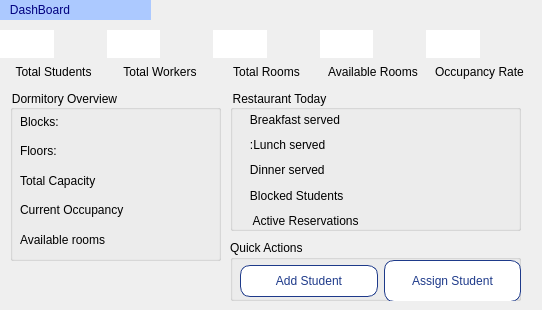
            <widget class="QWidget" name="dashboard">
             <property name="sizePolicy">
              <sizepolicy hsizetype="Expanding" vsizetype="Preferred">
               <horstretch>0</horstretch>
               <verstretch>0</verstretch>
              </sizepolicy>
             </property>
             <property name="maximumSize">
              <size>
               <width>700</width>
               <height>16777215</height>
              </size>
             </property>
             <widget class="QLabel" name="label_4">
              <property name="geometry">
               <rect>
                <x>0</x>
                <y>0</y>
                <width>151</width>
                <height>20</height>
               </rect>
              </property>
              <property name="styleSheet">
               <string notr="true">color: rgb(0, 0, 127);
font: 9pt &quot;8514oem&quot;;
background-color: rgb(172, 201, 255);</string>
              </property>
              <property name="text">
               <string>   DashBoard</string>
              </property>
             </widget>
             <widget class="QGroupBox" name="dormiteoryOverviewGBox">
              <property name="geometry">
               <rect>
                <x>10</x>
                <y>90</y>
                <width>211</width>
                <height>171</height>
               </rect>
              </property>
              <property name="styleSheet">
               <string notr="true">color: rgb(0, 0, 0);
font: 600 11pt &quot;Segoe UI&quot;;</string>
              </property>
              <property name="title">
               <string>Dormitory Overview</string>
              </property>
              <widget class="QWidget" name="layoutWidget_5">
               <property name="geometry">
                <rect>
                 <x>10</x>
                 <y>20</y>
                 <width>171</width>
                 <height>141</height>
                </rect>
               </property>
               <layout class="QHBoxLayout" name="horizontalLayout_10">
                <item>
                 <layout class="QVBoxLayout" name="verticalLayout_11">
                  <item>
                   <widget class="QLabel" name="label_36">
                    <property name="styleSheet">
                     <string notr="true">color: rgb(0, 0, 0);
font: 600 11pt &quot;Segoe UI&quot;;</string>
                    </property>
                    <property name="text">
                     <string>Blocks:</string>
                    </property>
                   </widget>
                  </item>
                  <item>
                   <widget class="QLabel" name="label_37">
                    <property name="styleSheet">
                     <string notr="true">color: rgb(0, 0, 0);
font: 600 11pt &quot;Segoe UI&quot;;</string>
                    </property>
                    <property name="text">
                     <string>Floors:</string>
                    </property>
                   </widget>
                  </item>
                  <item>
                   <widget class="QLabel" name="rooms_4">
                    <property name="styleSheet">
                     <string notr="true">color: rgb(0, 0, 0);
font: 600 11pt &quot;Segoe UI&quot;;</string>
                    </property>
                    <property name="text">
                     <string>Total Capacity </string>
                    </property>
                   </widget>
                  </item>
                  <item>
                   <widget class="QLabel" name="rooms_3">
                    <property name="styleSheet">
                     <string notr="true">color: rgb(0, 0, 0);
font: 600 11pt &quot;Segoe UI&quot;;</string>
                    </property>
                    <property name="text">
                     <string>Current Occupancy </string>
                    </property>
                   </widget>
                  </item>
                  <item>
                   <widget class="QLabel" name="label_39">
                    <property name="styleSheet">
                     <string notr="true">color: rgb(0, 0, 0);
font: 600 11pt &quot;Segoe UI&quot;;</string>
                    </property>
                    <property name="text">
                     <string>Available rooms</string>
                    </property>
                   </widget>
                  </item>
                 </layout>
                </item>
                <item>
                 <layout class="QVBoxLayout" name="verticalLayout_10">
                  <item>
                   <widget class="QLabel" name="Blocks">
                    <property name="styleSheet">
                     <string notr="true">color: rgb(0, 0, 0);
font: 600 11pt &quot;Segoe UI&quot;;</string>
                    </property>
                    <property name="text">
                     <string/>
                    </property>
                   </widget>
                  </item>
                  <item>
                   <widget class="QLabel" name="floors">
                    <property name="styleSheet">
                     <string notr="true">color: rgb(0, 0, 0);
font: 600 11pt &quot;Segoe UI&quot;;</string>
                    </property>
                    <property name="text">
                     <string/>
                    </property>
                   </widget>
                  </item>
                  <item>
                   <widget class="QLabel" name="TotalCapacity">
                    <property name="styleSheet">
                     <string notr="true">color: rgb(0, 0, 0);
font: 600 11pt &quot;Segoe UI&quot;;</string>
                    </property>
                    <property name="text">
                     <string/>
                    </property>
                   </widget>
                  </item>
                  <item>
                   <widget class="QLabel" name="Currentoccurncy">
                    <property name="styleSheet">
                     <string notr="true">color: rgb(0, 0, 0);
font: 600 11pt &quot;Segoe UI&quot;;</string>
                    </property>
                    <property name="text">
                     <string/>
                    </property>
                   </widget>
                  </item>
                  <item>
                   <widget class="QLabel" name="availableRoo">
                    <property name="styleSheet">
                     <string notr="true">color: rgb(0, 0, 0);
font: 600 11pt &quot;Segoe UI&quot;;</string>
                    </property>
                    <property name="text">
                     <string/>
                    </property>
                   </widget>
                  </item>
                 </layout>
                </item>
               </layout>
              </widget>
             </widget>
             <widget class="QWidget" name="layoutWidget_6">
              <property name="geometry">
               <rect>
                <x>0</x>
                <y>30</y>
                <width>533</width>
                <height>55</height>
               </rect>
              </property>
              <layout class="QHBoxLayout" name="horizontalLayout_9" stretch="1,1,1,1,1">
               <property name="spacing">
                <number>0</number>
               </property>
               <item>
                <layout class="QVBoxLayout" name="verticalLayout_8">
                 <item>
                  <layout class="QHBoxLayout" name="horizontalLayout_7">
                   <item>
                    <widget class="QLabel" name="label_22">
                     <property name="autoFillBackground">
                      <bool>false</bool>
                     </property>
                     <property name="styleSheet">
                      <string notr="true">image: url(:/icons/icons/account-school.svg);
background-color: rgb(255, 255, 255);
</string>
                     </property>
                     <property name="text">
                      <string/>
                     </property>
                    </widget>
                   </item>
                   <item>
                    <widget class="QLabel" name="totalStud">
                     <property name="styleSheet">
                      <string notr="true">color: rgb(0, 0, 0);</string>
                     </property>
                     <property name="text">
                      <string/>
                     </property>
                    </widget>
                   </item>
                  </layout>
                 </item>
                 <item>
                  <widget class="QLabel" name="label_24">
                   <property name="sizePolicy">
                    <sizepolicy hsizetype="Expanding" vsizetype="Preferred">
                     <horstretch>0</horstretch>
                     <verstretch>0</verstretch>
                    </sizepolicy>
                   </property>
                   <property name="styleSheet">
                    <string notr="true">color: rgb(0, 0, 0);
font: 600 11pt &quot;Segoe UI&quot;;
</string>
                   </property>
                   <property name="text">
                    <string>Total Students</string>
                   </property>
                   <property name="alignment">
                    <set>Qt::AlignmentFlag::AlignCenter</set>
                   </property>
                  </widget>
                 </item>
                </layout>
               </item>
               <item>
                <layout class="QVBoxLayout" name="verticalLayout_7">
                 <item>
                  <layout class="QHBoxLayout" name="horizontalLayout_6">
                   <item>
                    <widget class="QLabel" name="label_19">
                     <property name="styleSheet">
                      <string notr="true">image: url(:/icons/icons/account-hard-hat-outline.svg);
background-color: rgb(255, 255, 255);
</string>
                     </property>
                     <property name="text">
                      <string/>
                     </property>
                    </widget>
                   </item>
                   <item>
                    <widget class="QLabel" name="totalWork">
                     <property name="styleSheet">
                      <string notr="true">color: rgb(0, 0, 0);</string>
                     </property>
                     <property name="text">
                      <string/>
                     </property>
                    </widget>
                   </item>
                  </layout>
                 </item>
                 <item>
                  <widget class="QLabel" name="label_21">
                   <property name="sizePolicy">
                    <sizepolicy hsizetype="Expanding" vsizetype="Preferred">
                     <horstretch>0</horstretch>
                     <verstretch>0</verstretch>
                    </sizepolicy>
                   </property>
                   <property name="styleSheet">
                    <string notr="true">color: rgb(0, 0, 0);
font: 600 11pt &quot;Segoe UI&quot;;
</string>
                   </property>
                   <property name="text">
                    <string>Total Workers</string>
                   </property>
                   <property name="alignment">
                    <set>Qt::AlignmentFlag::AlignCenter</set>
                   </property>
                  </widget>
                 </item>
                </layout>
               </item>
               <item>
                <layout class="QVBoxLayout" name="verticalLayout_9">
                 <item>
                  <layout class="QHBoxLayout" name="horizontalLayout_8">
                   <item>
                    <widget class="QLabel" name="label_25">
                     <property name="styleSheet">
                      <string notr="true">image: url(:/icons/icons/building-fill.svg);
background-color: rgb(255, 255, 255);</string>
                     </property>
                     <property name="text">
                      <string/>
                     </property>
                    </widget>
                   </item>
                   <item>
                    <widget class="QLabel" name="totalRooms">
                     <property name="styleSheet">
                      <string notr="true">color: rgb(0, 0, 0);</string>
                     </property>
                     <property name="text">
                      <string/>
                     </property>
                    </widget>
                   </item>
                  </layout>
                 </item>
                 <item>
                  <widget class="QLabel" name="label_27">
                   <property name="sizePolicy">
                    <sizepolicy hsizetype="Expanding" vsizetype="Preferred">
                     <horstretch>0</horstretch>
                     <verstretch>0</verstretch>
                    </sizepolicy>
                   </property>
                   <property name="styleSheet">
                    <string notr="true">color: rgb(0, 0, 0);
font: 600 11pt &quot;Segoe UI&quot;;
   ;</string>
                   </property>
                   <property name="text">
                    <string>Total Rooms</string>
                   </property>
                   <property name="alignment">
                    <set>Qt::AlignmentFlag::AlignCenter</set>
                   </property>
                  </widget>
                 </item>
                </layout>
               </item>
               <item>
                <layout class="QVBoxLayout" name="verticalLayout_4">
                 <item>
                  <layout class="QHBoxLayout" name="horizontalLayout_3">
                   <item>
                    <widget class="QLabel" name="label_10">
                     <property name="styleSheet">
                      <string notr="true">color: rgb(0, 0, 0);
background-color: rgb(255, 255, 255);
image: url(:/icons/icons/door-open.svg);</string>
                     </property>
                     <property name="text">
                      <string/>
                     </property>
                    </widget>
                   </item>
                   <item>
                    <widget class="QLabel" name="availableRooms">
                     <property name="styleSheet">
                      <string notr="true">color: rgb(0, 0, 0);</string>
                     </property>
                     <property name="text">
                      <string/>
                     </property>
                    </widget>
                   </item>
                  </layout>
                 </item>
                 <item>
                  <widget class="QLabel" name="label_12">
                   <property name="sizePolicy">
                    <sizepolicy hsizetype="Expanding" vsizetype="Preferred">
                     <horstretch>0</horstretch>
                     <verstretch>0</verstretch>
                    </sizepolicy>
                   </property>
                   <property name="maximumSize">
                    <size>
                     <width>16777215</width>
                     <height>16777215</height>
                    </size>
                   </property>
                   <property name="styleSheet">
                    <string notr="true">color: rgb(0, 0, 0);
font: 600 11pt &quot;Segoe UI&quot;;

 padding: 4px;</string>
                   </property>
                   <property name="text">
                    <string>Available Rooms</string>
                   </property>
                   <property name="alignment">
                    <set>Qt::AlignmentFlag::AlignCenter</set>
                   </property>
                  </widget>
                 </item>
                </layout>
               </item>
               <item>
                <layout class="QVBoxLayout" name="verticalLayout_5">
                 <item>
                  <layout class="QHBoxLayout" name="horizontalLayout_14">
                   <item>
                    <widget class="QLabel" name="label_16">
                     <property name="styleSheet">
                      <string notr="true">image: url(:/icons/icons/finance.svg);
background-color: rgb(255, 255, 255);</string>
                     </property>
                     <property name="text">
                      <string/>
                     </property>
                    </widget>
                   </item>
                   <item>
                    <layout class="QHBoxLayout" name="horizontalLayout_5">
                     <item>
                      <widget class="QLabel" name="occupancyRate">
                       <property name="styleSheet">
                        <string notr="true">color: rgb(0, 0, 0);</string>
                       </property>
                       <property name="text">
                        <string/>
                       </property>
                      </widget>
                     </item>
                    </layout>
                   </item>
                  </layout>
                 </item>
                 <item>
                  <widget class="QLabel" name="label_15">
                   <property name="sizePolicy">
                    <sizepolicy hsizetype="Expanding" vsizetype="Preferred">
                     <horstretch>0</horstretch>
                     <verstretch>0</verstretch>
                    </sizepolicy>
                   </property>
                   <property name="maximumSize">
                    <size>
                     <width>16777215</width>
                     <height>16777215</height>
                    </size>
                   </property>
                   <property name="styleSheet">
                    <string notr="true">color: rgb(0, 0, 0);
font: 600 11pt &quot;Segoe UI&quot;;

 padding: 4px;</string>
                   </property>
                   <property name="text">
                    <string>Occupancy Rate</string>
                   </property>
                   <property name="alignment">
                    <set>Qt::AlignmentFlag::AlignCenter</set>
                   </property>
                  </widget>
                 </item>
                </layout>
               </item>
              </layout>
             </widget>
             <widget class="QGroupBox" name="restaurantTodayGBox">
              <property name="geometry">
               <rect>
                <x>230</x>
                <y>90</y>
                <width>291</width>
                <height>141</height>
               </rect>
              </property>
              <property name="sizePolicy">
               <sizepolicy hsizetype="Expanding" vsizetype="Expanding">
                <horstretch>0</horstretch>
                <verstretch>0</verstretch>
               </sizepolicy>
              </property>
              <property name="styleSheet">
               <string notr="true">color: rgb(0, 0, 0);
font: 600 11pt &quot;Segoe UI&quot;;</string>
              </property>
              <property name="title">
               <string>Restaurant Today</string>
              </property>
              <widget class="QWidget" name="layoutWidget_7">
               <property name="geometry">
                <rect>
                 <x>10</x>
                 <y>20</y>
                 <width>211</width>
                 <height>120</height>
                </rect>
               </property>
               <layout class="QHBoxLayout" name="horizontalLayout_11" stretch="1,1">
                <item>
                 <layout class="QVBoxLayout" name="verticalLayout_12">
                  <item>
                   <widget class="QLabel" name="label_41">
                    <property name="styleSheet">
                     <string notr="true">color: rgb(0, 0, 0);
font: 600 11pt &quot;Segoe UI&quot;;</string>
                    </property>
                    <property name="text">
                     <string>   Breakfast served</string>
                    </property>
                   </widget>
                  </item>
                  <item>
                   <widget class="QLabel" name="label_40">
                    <property name="styleSheet">
                     <string notr="true">color: rgb(0, 0, 0);
font: 600 11pt &quot;Segoe UI&quot;;</string>
                    </property>
                    <property name="text">
                     <string>   :Lunch served</string>
                    </property>
                   </widget>
                  </item>
                  <item>
                   <widget class="QLabel" name="label_45">
                    <property name="styleSheet">
                     <string notr="true">color: rgb(0, 0, 0);
font: 600 11pt &quot;Segoe UI&quot;;</string>
                    </property>
                    <property name="text">
                     <string>   Dinner served</string>
                    </property>
                   </widget>
                  </item>
                  <item>
                   <widget class="QLabel" name="Blocks_3">
                    <property name="sizePolicy">
                     <sizepolicy hsizetype="Expanding" vsizetype="Preferred">
                      <horstretch>0</horstretch>
                      <verstretch>0</verstretch>
                     </sizepolicy>
                    </property>
                    <property name="styleSheet">
                     <string notr="true">color: rgb(0, 0, 0);
font: 600 11pt &quot;Segoe UI&quot;;</string>
                    </property>
                    <property name="text">
                     <string>   Blocked Students  </string>
                    </property>
                   </widget>
                  </item>
                  <item>
                   <widget class="QLabel" name="Blocks_4">
                    <property name="styleSheet">
                     <string notr="true">color: rgb(0, 0, 0);
font: 600 11pt &quot;Segoe UI&quot;;</string>
                    </property>
                    <property name="text">
                     <string>    Active Reservations    </string>
                    </property>
                   </widget>
                  </item>
                 </layout>
                </item>
                <item>
                 <layout class="QVBoxLayout" name="verticalLayout_13">
                  <item>
                   <widget class="QLabel" name="BreakfestServed">
                    <property name="styleSheet">
                     <string notr="true">color: rgb(0, 0, 0);
font: 600 11pt &quot;Segoe UI&quot;;</string>
                    </property>
                    <property name="text">
                     <string/>
                    </property>
                   </widget>
                  </item>
                  <item>
                   <widget class="QLabel" name="lunchServed">
                    <property name="styleSheet">
                     <string notr="true">color: rgb(0, 0, 0);
font: 600 11pt &quot;Segoe UI&quot;;</string>
                    </property>
                    <property name="text">
                     <string/>
                    </property>
                   </widget>
                  </item>
                  <item>
                   <widget class="QLabel" name="dinnerServed">
                    <property name="styleSheet">
                     <string notr="true">color: rgb(0, 0, 0);
font: 600 11pt &quot;Segoe UI&quot;;</string>
                    </property>
                    <property name="text">
                     <string/>
                    </property>
                   </widget>
                  </item>
                  <item>
                   <widget class="QLabel" name="BlockedStudents">
                    <property name="styleSheet">
                     <string notr="true">color: rgb(0, 0, 0);
font: 600 11pt &quot;Segoe UI&quot;;</string>
                    </property>
                    <property name="text">
                     <string/>
                    </property>
                   </widget>
                  </item>
                  <item>
                   <widget class="QLabel" name="ActiveReservations">
                    <property name="styleSheet">
                     <string notr="true">color: rgb(0, 0, 0);
font: 600 11pt &quot;Segoe UI&quot;;</string>
                    </property>
                    <property name="text">
                     <string/>
                    </property>
                   </widget>
                  </item>
                 </layout>
                </item>
               </layout>
              </widget>
             </widget>
             <widget class="QGroupBox" name="QuikActionsGBox">
              <property name="geometry">
               <rect>
                <x>230</x>
                <y>240</y>
                <width>291</width>
                <height>61</height>
               </rect>
              </property>
              <property name="title">
               <string>Quick Actions</string>
              </property>
              <widget class="QWidget" name="layoutWidget_8">
               <property name="geometry">
                <rect>
                 <x>10</x>
                 <y>20</y>
                 <width>281</width>
                 <height>42</height>
                </rect>
               </property>
               <layout class="QHBoxLayout" name="horizontalLayout_13" stretch="1,1">
                <item>
                 <layout class="QHBoxLayout" name="horizontalLayout_4">
                  <item>
                   <widget class="QPushButton" name="AddStudentpushB">
                    <property name="styleSheet">
                     <string notr="true">QPushButton {
    border: 1px solid #1E3A8A;
    border-radius: 10px;
    background-color: white;
    color: #1E3A8A;
 padding: 8px;

}

QPushButton:hover {
    background-color: rgb(148, 210, 233);
}

QPushButton:pressed {
    background-color: rgb(255, 170, 0);
    color: white;
}</string>
                    </property>
                    <property name="text">
                     <string>Add Student</string>
                    </property>
                    <property name="icon">
                     <iconset resource="resources.qrc">
                      <normaloff>:/icons/icons/add_24dp_1F1F1F_FILL0_wght400_GRAD0_opsz24.svg</normaloff>:/icons/icons/add_24dp_1F1F1F_FILL0_wght400_GRAD0_opsz24.svg</iconset>
                    </property>
                    <property name="checkable">
                     <bool>true</bool>
                    </property>
                    <property name="autoExclusive">
                     <bool>true</bool>
                    </property>
                   </widget>
                  </item>
                 </layout>
                </item>
                <item>
                 <layout class="QHBoxLayout" name="horizontalLayout_12" stretch="1">
                  <item>
                   <widget class="QPushButton" name="AssignStudentpushB">
                    <property name="sizePolicy">
                     <sizepolicy hsizetype="Expanding" vsizetype="Preferred">
                      <horstretch>0</horstretch>
                      <verstretch>0</verstretch>
                     </sizepolicy>
                    </property>
                    <property name="styleSheet">
                     <string notr="true">QPushButton {

    border: 1px solid #1E3A8A;
    border-radius: 10px;
    background-color: white;
    color: #1E3A8A;


}

QPushButton:hover {
    background-color: rgb(148, 210, 233);
}

QPushButton:pressed {
    background-color: rgb(255, 170, 0);
    color: white;
}</string>
                    </property>
                    <property name="text">
                     <string>Assign Student</string>
                    </property>
                    <property name="icon">
                     <iconset resource="resources.qrc">
                      <normaloff>:/icons/icons/check_circle_24dp_1F1F1F_FILL0_wght400_GRAD0_opsz24.svg</normaloff>:/icons/icons/check_circle_24dp_1F1F1F_FILL0_wght400_GRAD0_opsz24.svg</iconset>
                    </property>
                    <property name="iconSize">
                     <size>
                      <width>31</width>
                      <height>17</height>
                     </size>
                    </property>
                    <property name="checkable">
                     <bool>true</bool>
                    </property>
                    <property name="autoExclusive">
                     <bool>true</bool>
                    </property>
                   </widget>
                  </item>
                 </layout>
                </item>
               </layout>
              </widget>
             </widget>
             <widget class="QWidget" name="layoutWidget_9">
              <property name="geometry">
               <rect>
                <x>10</x>
                <y>279</y>
                <width>211</width>
                <height>22</height>
               </rect>
              </property>
              <layout class="QHBoxLayout" name="horizontalLayout_15">
               <item>
                <widget class="QLabel" name="dateLabel">
                 <property name="text">
                  <string/>
                 </property>
                </widget>
               </item>
               <item>
                <widget class="QLabel" name="timeLabel">
                 <property name="text">
                  <string/>
                 </property>
                </widget>
               </item>
              </layout>
             </widget>
            </widget>
